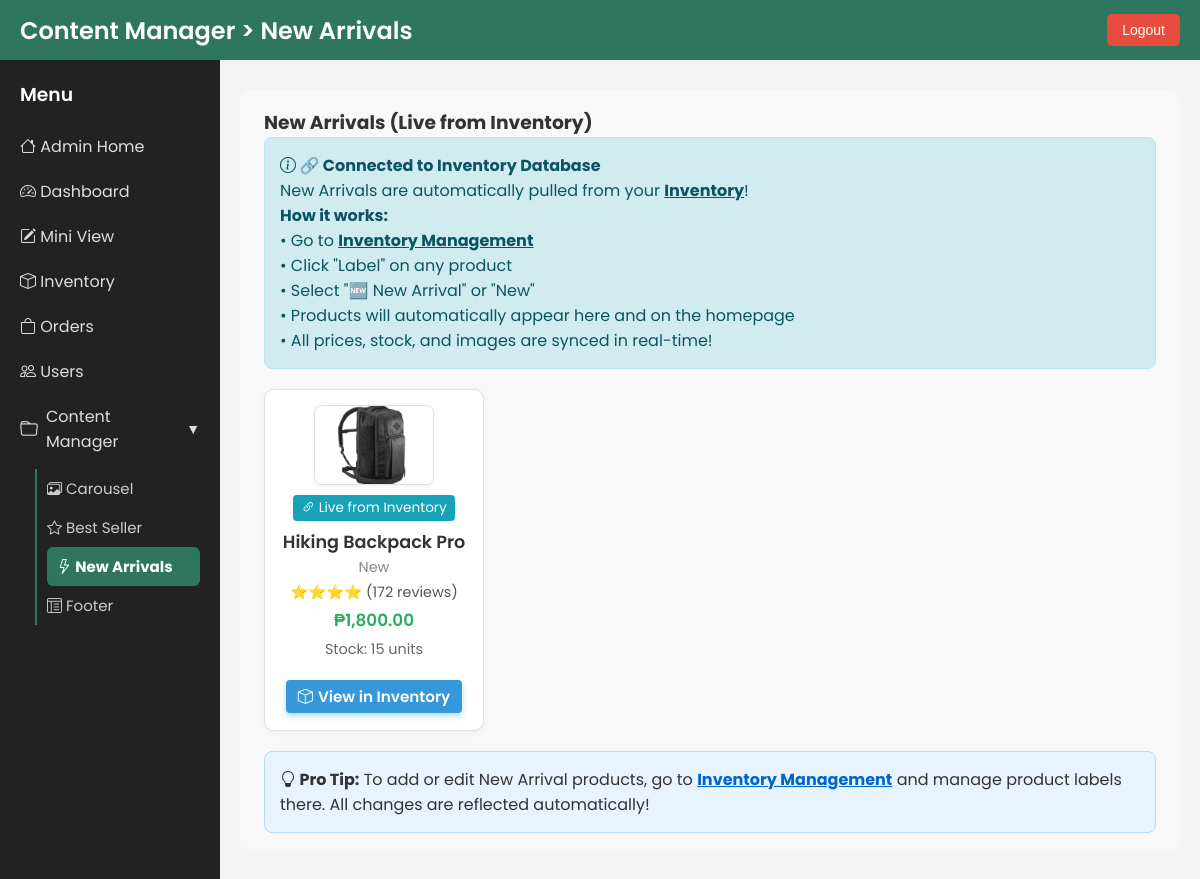
The app's page /admin/content/new_arrivals.php (signed in) with its own data.
### tables this page shows
CREATE TABLE IF NOT EXISTS inventory (
  id int(11) NOT NULL AUTO_INCREMENT,
  product_name varchar(255) NOT NULL,
  price decimal(10,2) NOT NULL,
  stock int(11) NOT NULL,
  tag varchar(50) DEFAULT NULL,
  image varchar(255) DEFAULT NULL,
  created_at timestamp NOT NULL DEFAULT current_timestamp(),
  updated_at timestamp NOT NULL DEFAULT current_timestamp() ON UPDATE current_timestamp(),
  label varchar(50) DEFAULT NULL,
  PRIMARY KEY (id)
);

### includes/db.php (called while the page is built, shortened)
<?php
$host = "localhost";
$user = "root";
$pass = "";
$dbname = "peakph_db";
$db_connection_error = false;
$conn = null;
try {
    $conn = new mysqli($host, $user, $pass, $dbname);
    $conn->set_charset("utf8mb4");
} catch (Exception $e) {
    error_log("Database connection failed: " . $e->getMessage());
    $db_connection_error = true;
    $conn = null;
}
function isDatabaseConnected() {
    global $conn, $db_connection_error;
    return !$db_connection_error && $conn !== null;
}
function executeQuery($query, $params = [], $types = null) {
    global $conn, $db_connection_error;
    try {
        if (empty($params)) {
            $result = $conn->query($query);
        }
        return $result;
    } catch (Exception $e) {
        error_log("Query execution failed: " . $e->getMessage());
        return false;
    }
}
?>

### admin/content/new_arrivals.php (the view, shortened to what this page needs)
<?php
require_once('../../includes/db.php');
$arrivals = [];
if (isDatabaseConnected()) {
    try {
        $query = "SELECT id, product_name as name, price, image, tag, stock, label, created_at
                  FROM inventory
                  WHERE label LIKE '%New%' OR label LIKE '%🆕%' OR label LIKE '%Arrival%'
                  ORDER BY created_at DESC";
        $result = executeQuery($query);
        if ($result && $result->num_rows > 0) {
            while ($row = $result->fetch_assoc()) {
                $reviewCount = rand(50, 300);
                $rating = number_format(rand(40, 50) / 10, 1);
                $stars = str_repeat('⭐', floor($rating)) . (($rating - floor($rating)) >= 0.5 ? '☆' : '');
                $image_path = 'Assets/placeholder.svg';
                if (!empty($row['image'])) {
                    if (file_exists('../../admin/' . $row['image'])) {
                        $image_path = 'admin/' . $row['image'];
                    } elseif (file_exists('../../' . $row['image'])) {
                        $image_path = $row['image'];
                    }
                }
                $arrivals[] = [
                    'id' => $row['id'],
                    'link' => 'ProductView.php?id=' . $row['id'],
                    'image' => $image_path,
                    'alt' => $row['name'],
                    'name' => $row['name'],
                    'price' => number_format($row['price'], 2),
                    'label' => $row['label'] ?? 'New Arrival',
                    'stock' => $row['stock'],
                    'rating' => $stars,
                    'reviews' => $reviewCount
                ];
            }
        }
    } catch (Exception $e) {
        $message = "Error loading products: " . $e->getMessage();
    }
}
?>
<!DOCTYPE html>
<html lang="en">
<head>
    <link href="https://cdn.jsdelivr.net/npm/bootstrap-icons@1.10.5/font/bootstrap-icons.css" rel="stylesheet" />
    <link rel="stylesheet" href="../../Css/admin.css" />
</head>
<body>
    <header>
        <h2>Content Manager &gt; New Arrivals</h2>
        <button onclick="logout()">Logout</button>
    </header>
    <div class="sidebar">
        <h3>Menu</h3>
        <a href="../admin.php" class="menu-link"><i class="bi bi-house"></i> Admin Home</a>
        <a href="../dashboard.php" class="menu-link"><i class="bi bi-speedometer2"></i> Dashboard</a>
        <a href="../mini-view.php" class="menu-link"><i class="bi bi-pencil-square"></i> Mini View</a>
        <a href="../inventory/inventory.php" class="menu-link"><i class="bi bi-box"></i> Inventory</a>
        <a href="../orders.php" class="menu-link"><i class="bi bi-bag"></i> Orders</a>
        <a href="../users/users.php" class="menu-link"><i class="bi bi-people"></i> Users</a>
        <button class="collapsible" onclick="toggleContentManager()">
            <i class="bi bi-folder"></i> Content Manager
            <span id="arrow" style="float:right;">&#9660;</span>
        </button>
        <div class="content-manager-links" id="contentManagerLinks" style="display:block; margin-left: 15px;">
            <a href="carousel.php" class="menu-link"><i class="bi bi-images"></i> Carousel</a>
            <a href="bestseller.php" class="menu-link"><i class="bi bi-star"></i> Best Seller</a>
            <a href="new_arrivals.php" class="menu-link active"><i class="bi bi-lightning"></i> New Arrivals</a>
            <a href="footer.php" class="menu-link"><i class="bi bi-layout-text-window-reverse"></i> Footer</a>
        </div>
    </div>
    <div class="content">
        <div class="form-section">
            <h3>New Arrivals (Live from Inventory)</h3>
            <div style="background: #d1ecf1; border: 1px solid #bee5eb; color: #0c5460; padding: 15px; border-radius: 8px; margin-bottom: 20px;">
                <strong><i class="bi bi-info-circle"></i> 🔗 Connected to Inventory Database</strong><br>
                New Arrivals are automatically pulled from your <a href="../inventory/inventory.php" style="color: #0c5460; font-weight: bold;">Inventory</a>!<br>
                <strong>How it works:</strong><br>
                • Go to <a href="../inventory/inventory.php" style="color: #0c5460; font-weight: bold;">Inventory Management</a><br>
                • Click "Label" on any product<br>
                • Select "🆕 New Arrival" or "New"<br>
                • Products will automatically appear here and on the homepage<br>
                • All prices, stock, and images are synced in real-time!
            </div>
            <div class="arrival-grid">
                <?php foreach ($arrivals as $a): ?>
                <div class="arrival-card">
                    <img src="../../<?= htmlspecialchars($a['image']) ?>" alt="<?= htmlspecialchars($a['alt']) ?>">
                    <div style="background: #17a2b8; color: white; padding: 3px 8px; border-radius: 4px; font-size: 0.85em; margin-bottom: 8px;">
                        <i class="bi bi-link-45deg"></i> Live from Inventory
                    </div>
                    <div style="font-weight:600; font-size:1.1em; margin-bottom:2px;"> <?= htmlspecialchars($a['name']) ?> </div>
                    <div style="color:#888; font-size:0.9em; margin-bottom:4px;"> <?= htmlspecialchars($a['label']) ?> </div>
                    <div style="font-size:0.9em; color:#555; margin-bottom:4px;">
                        <?= htmlspecialchars($a['rating']) ?> (<?= htmlspecialchars($a['reviews']) ?> reviews)
                    </div>
                    <div style="font-size:1.05em; font-weight:600; color:#27ae60; margin-bottom:6px;">₱<?= htmlspecialchars($a['price']) ?></div>
                    <div style="font-size:0.9em; color:#666; margin-bottom:8px;">Stock: <?= htmlspecialchars($a['stock']) ?> units</div>
                    <div class="actions">
                        <a href="../inventory/inventory.php" class="edit-btn" title="Edit in Inventory">
                            <i class="bi bi-box"></i> View in Inventory
                        </a>
                    </div>
                </div>
                <?php endforeach; ?>
            </div>
            <div style="margin-top: 20px; padding: 15px; background: #e7f3ff; border: 1px solid #b3d9ff; border-radius: 8px;">
                <strong><i class="bi bi-lightbulb"></i> Pro Tip:</strong>
                To add or edit New Arrival products, go to <a href="../inventory/inventory.php" style="color: #0066cc; font-weight: bold;">Inventory Management</a> and manage product labels there.
                All changes are reflected automatically!
            </div>
        </div>
    </div>
</body>
</html>

### Css/admin.css (style rules this page uses)
* { margin: 0; padding: 0; box-sizing: border-box; }
body { font-family: 'Poppins', sans-serif; background: #f4f4f4; color: #333; }
header { position: fixed; top: 0; left: 0; width: 100%; height: 60px; background: #2e765e; color: white; display: flex; align-items: center; justify-content: space-between; padding: 0 20px; z-index: 1000; }
header h2 { font-weight: 600; }
header button { background: #e74c3c; border: none; color: white; padding: 8px 15px; border-radius: 5px; cursor: pointer; font-size: 14px; transition: 0.3s; }
.sidebar { position: fixed; top: 60px; left: 0; width: 220px; height: 100%; background: #222; color: #fff; padding: 20px; }
.sidebar h3 { margin-bottom: 15px; font-weight: 600; }
.sidebar a { display: block; color: #ddd; padding: 10px 0; text-decoration: none; font-size: 16px; transition: 0.3s; }
.sidebar .menu-link.active { background: #2e765e; color: #fff; font-weight: bold; border-radius: 6px; padding-left: 10px; }
.content { margin-left: 240px; margin-top: 70px; padding: 20px; }
.actions { display: flex; gap: 8px; justify-content: flex-start; align-items: center; }
.edit-btn, .delete-btn { position: relative; overflow: hidden; }
.edit-btn::after, .delete-btn::after { content: ""; position: absolute; top: 0; left: -100%; width: 100%; height: 100%; background: rgba(255,255,255,0.2); transition: left 0.3s ease; }
.edit-btn, .delete-btn { border: none; border-radius: 8px; padding: 8px 16px; font-size: 14px; font-weight: 600; cursor: pointer; transition: all 0.25s ease; display: inline-flex; align-items: center; justify-content: center; gap: 6px; text-decoration: none; }
.edit-btn { background: linear-gradient(135deg, #3498db, #2980b9); color: white; box-shadow: 0 3px 6px rgba(52, 152, 219, 0.35); }
.edit-btn, .delete-btn, .tag-btn { border: none; border-radius: 8px; padding: 8px 12px; font-size: 14px; font-weight: 600; cursor: pointer; transition: all 0.25s ease; display: inline-flex; align-items: center; gap: 6px; text-decoration: none; margin: 2px; }
.content { margin-left: 220px; padding: 20px; }
.collapsible { width: 100%; background: none; border: none; color: #ddd; text-align: left; padding: 10px 0; font-size: 16px; font-family: 'Poppins', sans-serif; cursor: pointer; outline: none; transition: color 0.3s; display: flex; align-items: center; }
.collapsible i { margin-right: 8px; font-size: 18px; }
#arrow { font-size: 14px; margin-left: auto; transition: transform 0.2s; }
.content-manager-links { margin-left: 10px; border-left: 2px solid #2e765e; padding-left: 10px; margin-top: 5px; }
.content-manager-links a { color: #ccc; font-size: 15px; padding: 8px 0; display: block; text-decoration: none; transition: color 0.3s, font-weight 0.3s; }

### admin/content/new_arrivals.php (style rules this page uses)
.form-section { background: #f8f8f8; padding: 18px 24px; border-radius: 10px; margin-bottom: 30px; }
.arrival-grid { display: flex; flex-wrap: wrap; gap: 20px; }
.arrival-card { border: 1px solid #e0e0e0; border-radius: 10px; background: #fff; box-shadow: 0 2px 8px rgba(0,0,0,0.04); padding: 15px; width: 220px; text-align: center; position: relative; display: flex; flex-direction: column; align-items: center; }
.arrival-card img { width: 120px; height: 80px; object-fit: cover; border-radius: 8px; margin-bottom: 10px; background: #f5f5f5; box-shadow: 0 1px 4px rgba(0,0,0,0.07); border: 1px solid #e0e0e0; }
.arrival-card .actions { display: flex; justify-content: center; gap: 10px; margin-top: 10px; }
.arrival-card .edit-btn { background: #3498db; color: #fff; border: none; padding: 5px 12px; border-radius: 4px; cursor: pointer; font-size: 0.95em; display: flex; align-items: center; gap: 5px; }

### records on screen
inventory: image (picture), product_name "Hiking Backpack Pro", label "New", rating "⭐⭐⭐⭐", reviews "172", price "1,800.00", stock "15"
